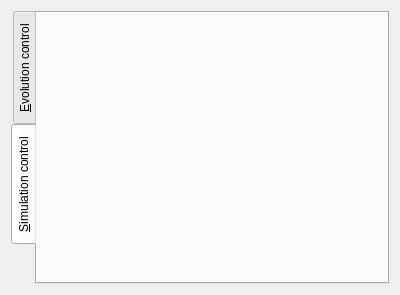
<?xml version="1.0" encoding="UTF-8"?>
<ui version="4.0">
 <class>w_widget_Boxes</class>
 <widget class="QWidget" name="w_widget_Boxes">
  <property name="geometry">
   <rect>
    <x>0</x>
    <y>0</y>
    <width>400</width>
    <height>295</height>
   </rect>
  </property>
  <property name="sizePolicy">
   <sizepolicy hsizetype="Expanding" vsizetype="Expanding">
    <horstretch>0</horstretch>
    <verstretch>0</verstretch>
   </sizepolicy>
  </property>
  <property name="windowTitle">
   <string>Form</string>
  </property>
  <layout class="QVBoxLayout" name="verticalLayout">
   <item>
    <widget class="QTabWidget" name="w_tabWidget">
     <property name="sizePolicy">
      <sizepolicy hsizetype="Expanding" vsizetype="Expanding">
       <horstretch>0</horstretch>
       <verstretch>0</verstretch>
      </sizepolicy>
     </property>
     <property name="tabPosition">
      <enum>QTabWidget::West</enum>
     </property>
     <property name="currentIndex">
      <number>1</number>
     </property>
     <widget class="w_widget_Evolution" name="w_widget_Evo">
      <attribute name="title">
       <string>&amp;Evolution control</string>
      </attribute>
     </widget>
     <widget class="w_widget_Simulation" name="w_widget_Sim">
      <attribute name="title">
       <string>&amp;Simulation control</string>
      </attribute>
     </widget>
    </widget>
   </item>
  </layout>
 </widget>
 <customwidgets>
  <customwidget>
   <class>w_widget_Evolution</class>
   <extends>QWidget</extends>
   <header>w_widget_Evolution.h</header>
   <container>1</container>
  </customwidget>
  <customwidget>
   <class>w_widget_Simulation</class>
   <extends>QWidget</extends>
   <header>w_widget_Simulation.h</header>
   <container>1</container>
  </customwidget>
 </customwidgets>
 <tabstops>
  <tabstop>w_tabWidget</tabstop>
 </tabstops>
 <resources/>
 <connections/>
</ui>
